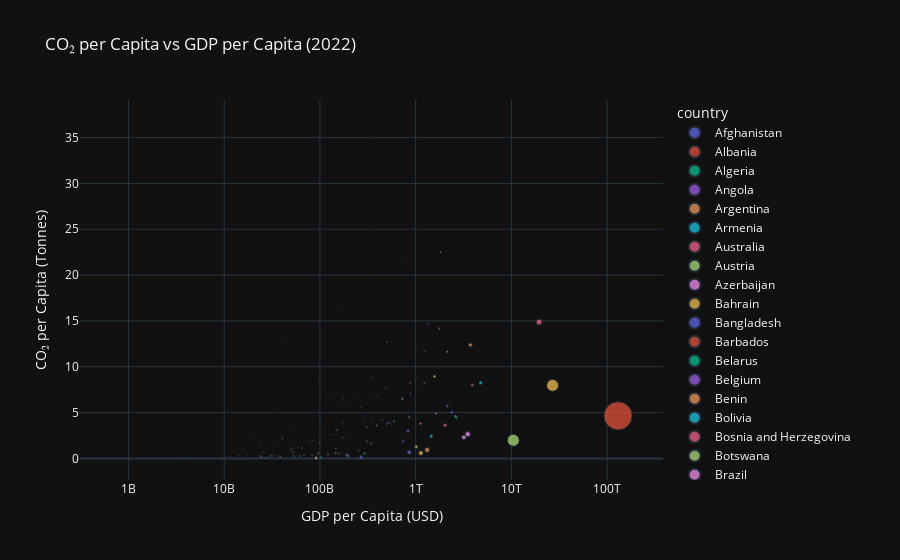

Write notebook code for a chart like this one.
### Markdown cell above
This line chart shows a dramatic rise in global CO₂ emissions since the Industrial Revolution, with the sharpest increases occurring post-1950. The use of a line with markers emphasizes the steady trend and year-over-year changes, helping viewers track how emissions have grown exponentially over time.

### Code cell
# Visualization 2
valid_data = df[['year', 'country', 'gdp', 'population', 'co2_per_capita']].dropna()
latest_year = valid_data['year'].max()

df_latest = df[df['year'] == latest_year].dropna(subset=['gdp', 'population', 'co2_per_capita'])

fig2 = px.scatter(
    df_latest,
    x='gdp',
    y='co2_per_capita',
    color='continent' if 'continent' in df_latest.columns else 'country',
    size='population',
    hover_name='country',
    title=f'CO₂ per Capita vs GDP per Capita ({latest_year})',
    labels={
        'gdp': 'GDP per Capita (USD)',
        'co2_per_capita': 'CO₂ per Capita (Tonnes)'
    }
)

fig2.update_xaxes(type='log')

fig2.show()
